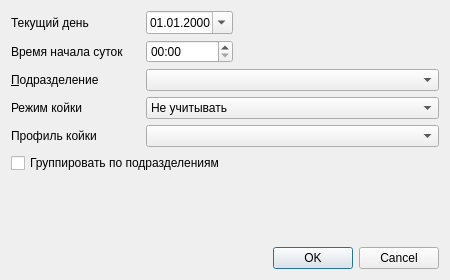
<?xml version="1.0" encoding="UTF-8"?>
<ui version="4.0">
 <class>ReportStationaryF007SetupDialog</class>
 <widget class="QDialog" name="ReportStationaryF007SetupDialog">
  <property name="geometry">
   <rect>
    <x>0</x>
    <y>0</y>
    <width>450</width>
    <height>280</height>
   </rect>
  </property>
  <property name="windowTitle">
   <string>Dialog</string>
  </property>
  <layout class="QGridLayout" name="gridLayout">
   <item row="3" column="1" colspan="2">
    <widget class="COrgStructureComboBox" name="cmbOrgStructure"/>
   </item>
   <item row="4" column="0">
    <widget class="QLabel" name="lblSchedule">
     <property name="text">
      <string>Режим койки</string>
     </property>
    </widget>
   </item>
   <item row="4" column="1" colspan="2">
    <widget class="QComboBox" name="cmbBedSchedule">
     <item>
      <property name="text">
       <string>Не учитывать</string>
      </property>
     </item>
     <item>
      <property name="text">
       <string>Круглосуточные</string>
      </property>
     </item>
     <item>
      <property name="text">
       <string>Не круглосуточные</string>
      </property>
     </item>
    </widget>
   </item>
   <item row="3" column="0">
    <widget class="QLabel" name="lblOrgStructure">
     <property name="text">
      <string>&amp;Подразделение</string>
     </property>
     <property name="buddy">
      <cstring>cmbOrgStructure</cstring>
     </property>
    </widget>
   </item>
   <item row="5" column="0">
    <widget class="QLabel" name="lblProfileBed">
     <property name="text">
      <string>Профиль койки</string>
     </property>
    </widget>
   </item>
   <item row="5" column="1" colspan="2">
    <widget class="CRBComboBox" name="cmbBedProfile"/>
   </item>
   <item row="6" column="0" colspan="3">
    <widget class="QCheckBox" name="chkDetailOrgStructure">
     <property name="text">
      <string>Группировать по подразделениям</string>
     </property>
    </widget>
   </item>
   <item row="8" column="0" colspan="3">
    <widget class="QDialogButtonBox" name="buttonBox">
     <property name="orientation">
      <enum>Qt::Horizontal</enum>
     </property>
     <property name="standardButtons">
      <set>QDialogButtonBox::Cancel|QDialogButtonBox::Ok</set>
     </property>
    </widget>
   </item>
   <item row="7" column="0">
    <spacer name="spacer">
     <property name="orientation">
      <enum>Qt::Vertical</enum>
     </property>
     <property name="sizeHint" stdset="0">
      <size>
       <width>129</width>
       <height>44</height>
      </size>
     </property>
    </spacer>
   </item>
   <item row="0" column="1">
    <widget class="CDateEdit" name="edtDate">
     <property name="sizePolicy">
      <sizepolicy hsizetype="Preferred" vsizetype="Fixed">
       <horstretch>0</horstretch>
       <verstretch>0</verstretch>
      </sizepolicy>
     </property>
     <property name="displayFormat">
      <string>dd.MM.yyyy</string>
     </property>
     <property name="calendarPopup">
      <bool>true</bool>
     </property>
    </widget>
   </item>
   <item row="1" column="0">
    <widget class="QLabel" name="lblBegTime">
     <property name="text">
      <string>Время начала суток</string>
     </property>
    </widget>
   </item>
   <item row="0" column="0">
    <widget class="QLabel" name="lblEndDate">
     <property name="text">
      <string>Текущий день</string>
     </property>
    </widget>
   </item>
   <item row="0" column="2">
    <spacer name="horizontalSpacer">
     <property name="orientation">
      <enum>Qt::Horizontal</enum>
     </property>
     <property name="sizeHint" stdset="0">
      <size>
       <width>192</width>
       <height>20</height>
      </size>
     </property>
    </spacer>
   </item>
   <item row="1" column="1">
    <widget class="QTimeEdit" name="edtBegTime">
     <property name="displayFormat">
      <string>HH:mm</string>
     </property>
    </widget>
   </item>
  </layout>
 </widget>
 <customwidgets>
  <customwidget>
   <class>CDateEdit</class>
   <extends>QDateEdit</extends>
   <header>library/DateEdit</header>
  </customwidget>
  <customwidget>
   <class>CRBComboBox</class>
   <extends>QComboBox</extends>
   <header>library/crbcombobox.h</header>
  </customwidget>
  <customwidget>
   <class>COrgStructureComboBox</class>
   <extends>QComboBox</extends>
   <header>Orgs/OrgStructComboBoxes.h</header>
  </customwidget>
 </customwidgets>
 <resources/>
 <connections>
  <connection>
   <sender>buttonBox</sender>
   <signal>accepted()</signal>
   <receiver>ReportStationaryF007SetupDialog</receiver>
   <slot>accept()</slot>
   <hints>
    <hint type="sourcelabel">
     <x>248</x>
     <y>254</y>
    </hint>
    <hint type="destinationlabel">
     <x>157</x>
     <y>274</y>
    </hint>
   </hints>
  </connection>
  <connection>
   <sender>buttonBox</sender>
   <signal>rejected()</signal>
   <receiver>ReportStationaryF007SetupDialog</receiver>
   <slot>reject()</slot>
   <hints>
    <hint type="sourcelabel">
     <x>316</x>
     <y>260</y>
    </hint>
    <hint type="destinationlabel">
     <x>286</x>
     <y>274</y>
    </hint>
   </hints>
  </connection>
 </connections>
</ui>
